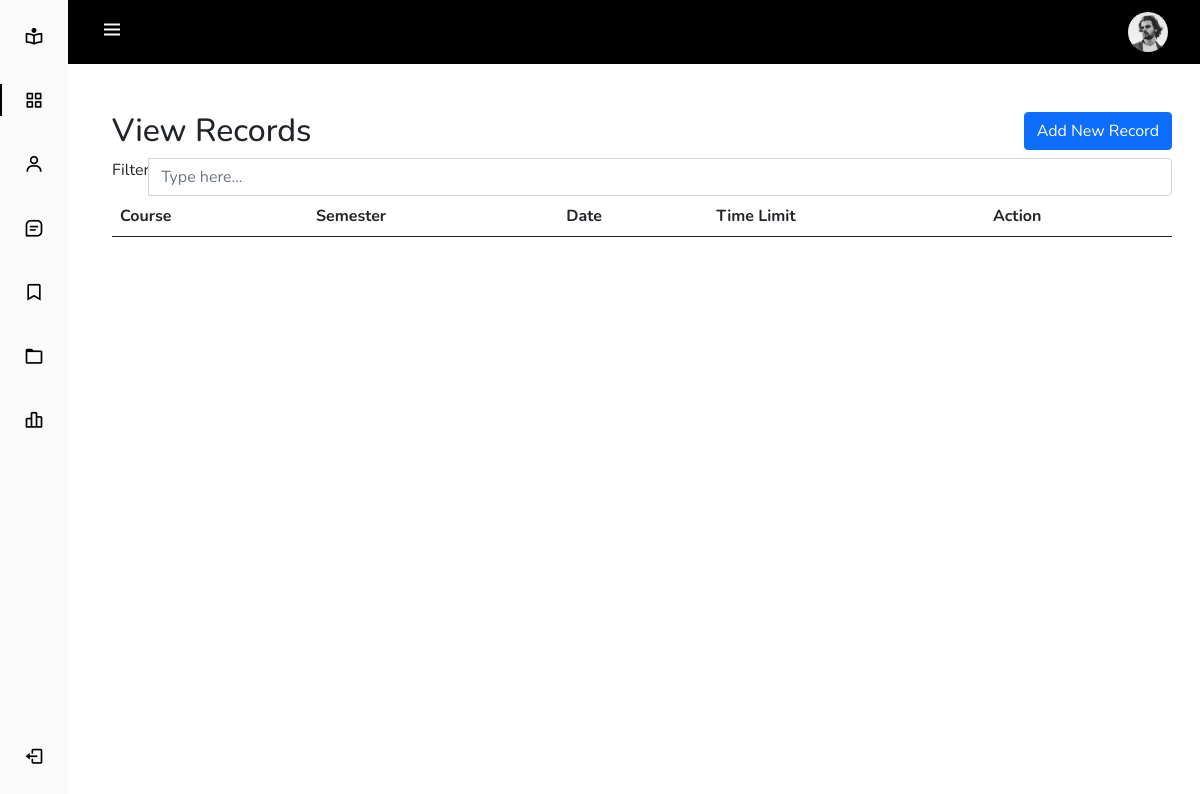
Before: /admin/admin.php with the older database file.
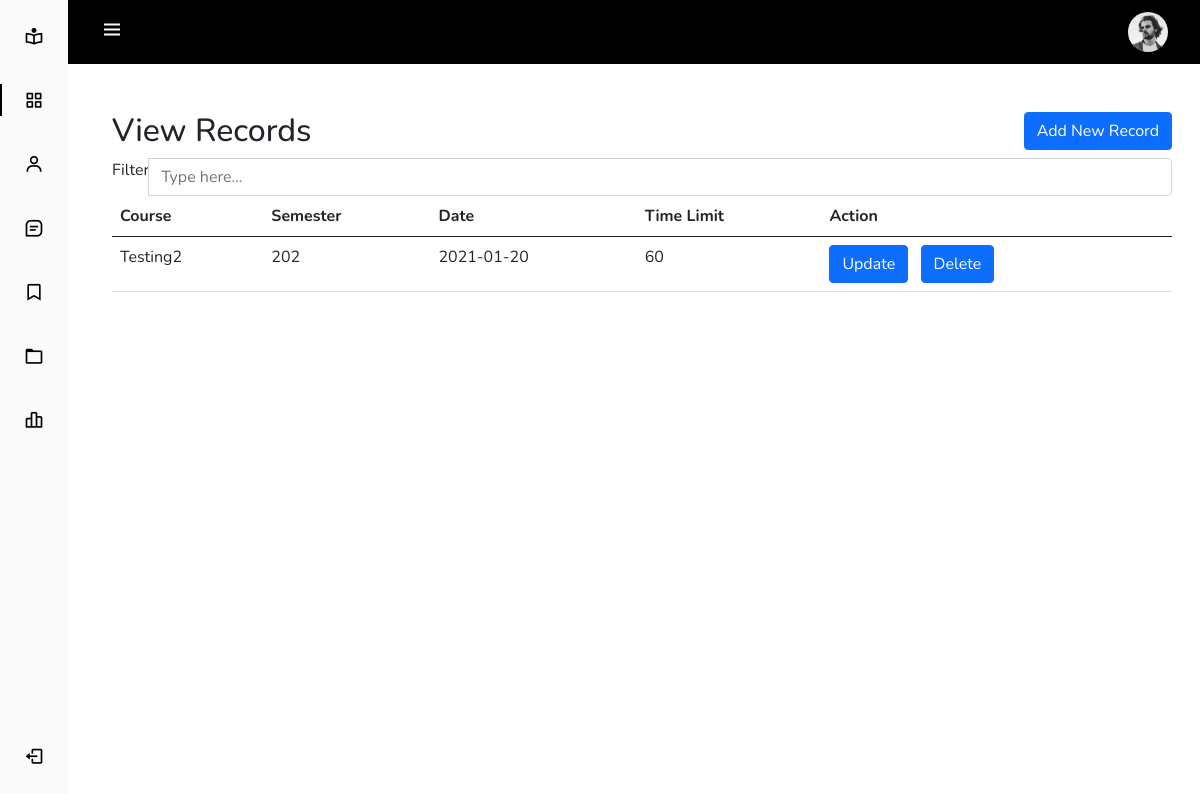
After: the same page with the newer database file.
### tables this page shows
CREATE TABLE `exams` (
  `exam_id` int(8) UNSIGNED NOT NULL,
  `course_name` varchar(255) DEFAULT NULL,
  `semester_year` int(3) NOT NULL,
  `exam_date` date DEFAULT NULL,
  `exam_limit` int(11) NOT NULL
);

### admin/exam.php (called while the page is built, shortened)
<?php
class Exam
{
	private $servername = "localhost";
	private $username   = "root";
	private $password   = "";
	private $database   = "examination-system";
	public  $con;
	public function __construct()
	{
		$this->con = new mysqli($this->servername, $this->username, $this->password, $this->database);
		if (mysqli_connect_error()) {
			trigger_error("Failed to connect to MySQL: " . mysqli_connect_error());
		} else {
			return $this->con;
		}
	}
	public function displayData()
	{
		$query = "SELECT * FROM exams";
		$stmt = $this->con->prepare($query);
		$stmt->execute();
		$result = $stmt->get_result();
		if ($result->num_rows > 0) {
			$data = array();
			while ($row = $result->fetch_assoc()) {
				$data[] = $row;
			}
			return $data;
		} else {
			return null;
		}
	}
}

### admin/admin.php (the view, shortened to what this page needs)
<?php
include "_header.php";
include "_navbar.php";
include 'exam.php';
$examObj = new Exam();
?>
<br><br>
<div class="container">
    <h2>View Records
        <a href="add.php" class="btn btn-primary" style="float:right;">Add New Record</a>
    </h2>
    <div class="input-group"> <span class="input-group-addon">Filter</span>
        <input id="filter" type="text" class="form-control" placeholder="Type here...">
    </div>
    <table class="table table-hover">
        <thead>
            <tr>
                <th>Course</th>
                <th>Semester</th>
                <th>Date</th>
                <th>Time Limit</th>
                <th>Action</th>
            </tr>
        </thead>
        <tbody class="searchable">
            <?php
            $exams = $examObj->displayData();
            if ($exams != null)
                foreach ($exams as $exam) {
            ?>
                <tr>
                    <td><?php echo $exam['course_name'] ?></td>
                    <td><?php echo $exam['semester_year'] ?></td>
                    <td><?php echo $exam['exam_date'] ?></td>
                    <td><?php echo $exam['exam_limit'] ?></td>
                    <td>
                        <a href="edit.php?editId=<?php echo $exam['exam_id'] ?>" style="color:green">
                        <button type="button" class="btn btn-primary">Update</button>
                            </a>&nbsp
                        <a href="index.php?deleteId=<?php echo $exam['exam_id'] ?>" style="color:red" onclick="confirm('Are you sure you want to delete this exam?')">
                        <button type="button" class="btn btn-primary">Delete</button>
                        </a>
                    </td>
                </tr>
            <?php } ?>
        </tbody>
    </table>
</div>
<?php
include("_footer.php");
?>

### admin/_header.php (shortened to what this page needs)
<!DOCTYPE html>
<html lang="en">
<head>
    <link rel="stylesheet" href="../assets/css/bootstrap.min.css">
	<link href='https://cdn.jsdelivr.net/npm/boxicons@2.0.5/css/boxicons.min.css' rel='stylesheet'>
	<link rel="stylesheet" href="https://cdn.jsdelivr.net/npm/bootstrap-icons@1.3.0/font/bootstrap-icons.css">
	<link rel="stylesheet" href="../assets/css/styles.css">
</head>
<body id="body-pd">
        <header class="header" id="header">
            <div class="header__toggle">
                <i class='bx bx-menu' id="header-toggle"></i>
            </div>
            <div class="header__img">
                <img src="../assets/img/perfil.jpg" alt="">
            </div>
        </header>

### admin/_navbar.php (shortened to what this page needs)
<div class="l-navbar" id="nav-bar">
	<nav class="nav">
		<div>
			<a href="#" class="nav__link" aria-current="page">
				<i class="bx bx-book-reader nav__icon"></i>
			</a>
			<div class="nav__list">
				<a href="#" class="nav__link active">
				<i class='bx bx-grid-alt nav__icon' ></i>
				</a>
				<a href="#" class="nav__link">
					<i class='bx bx-user nav__icon' ></i>
				</a>
				<a href="#" class="nav__link">
					<i class='bx bx-message-square-detail nav__icon' ></i>
				</a>
				<a href="#" class="nav__link">
					<i class='bx bx-bookmark nav__icon' ></i>
				</a>
				<a href="#" class="nav__link">
					<i class='bx bx-folder nav__icon' ></i>
				</a>
				<a href="#" class="nav__link">
					<i class='bx bx-bar-chart-alt-2 nav__icon' ></i>
				</a>
			</div>
		</div>
		<a href="#" class="nav__link">
			<i class='bx bx-log-out nav__icon' ></i>
		</a>
	</nav>
</div>

### admin/_footer.php
</body>
</html>

### assets/css/styles.css (style rules this page uses)
:root { --header-height: 3rem; --nav-width: 68px; --first-color: #fafafa; --first-color-light: #000000; --white-color: #000000; --body-font: 'Nunito', sans-serif; --normal-font-size: 1rem; --z-fixed: 100; }
*,::before,::after { box-sizing: border-box; }
body { position: relative; margin: var(--header-height) 0 0 0; padding: 0 1rem; font-family: var(--body-font); font-size: var(--normal-font-size); transition: .5s; }
a { text-decoration: none; }
.header { width: 100%; height: var(--header-height); position: fixed; top: 0; left: 0; display: flex; align-items: center; justify-content: space-between; padding: 0 1rem; background-color: var(--white-color); z-index: var(--z-fixed); transition: .5s; }
.header__toggle { color: var(--first-color); font-size: 1.5rem; cursor: pointer; }
.header__img { width: 35px; height: 35px; display: flex; justify-content: center; border-radius: 50%; overflow: hidden; }
.header__img img { width: 40px; }
.l-navbar { position: fixed; top: 0; left: -30%; width: var(--nav-width); height: 100vh; background-color: var(--first-color); padding: .5rem 1rem 0 0; transition: .5s; z-index: var(--z-fixed); }
.nav { height: 100%; display: flex; flex-direction: column; justify-content: space-between; overflow: hidden; }
.nav__logo, .nav__link { display: grid; grid-template-columns: max-content max-content; align-items: center; column-gap: 1rem; padding: .5rem 0 .5rem 1.5rem; }
.nav__link { position: relative; color: var(--first-color-light); margin-bottom: 1.5rem; transition: .3s; }
.nav__icon { font-size: 1.25rem; }
.active { color: var(--white-color); }
.active::before { content: ''; position: absolute; left: 0; width: 2px; height: 32px; background-color: var(--white-color); }
@media screen and (min-width: 768px) { body { margin: calc(var(--header-height) + 1rem) 0 0 0; padding-left: calc(var(--nav-width) + 2rem); } }
@media screen and (min-width: 768px) { .header { height: calc(var(--header-height) + 1rem); padding: 0 2rem 0 calc(var(--nav-width) + 2rem); } }
@media screen and (min-width: 768px) { .header__img { width: 40px; height: 40px; } }
@media screen and (min-width: 768px) { .header__img img { width: 45px; } }
@media screen and (min-width: 768px) { .l-navbar { left: 0; padding: 1rem 1rem 0 0; } }

Changed rows visible on the page:
added exams: course_name "Testing2", semester_year "202", exam_date "2021-01-20", exam_limit "60"
